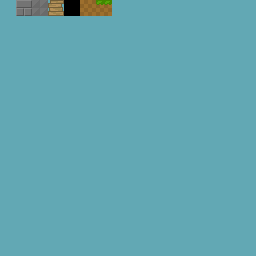

This is a level from a 2D game, rendered from its Tiled map with the project's own tilesets. A one-line summary and the complete map file follow:
An orthogonal 16x16 tile map with 16x16 px tiles, 3 tile layers (bg0, bg1, bg2).

<map version="1.4" tiledversion="1.4.2" orientation="orthogonal" renderorder="right-down" compressionlevel="0" width="16" height="16" tilewidth="16" tileheight="16" infinite="0" nextlayerid="6" nextobjectid="1">
 <editorsettings>
  <chunksize width="8" height="8" />
 </editorsettings>
 <tileset firstgid="1" name="block_tiles_reduced" tilewidth="16" tileheight="16" tilecount="8" columns="4">
  <image source="../images/block_tiles_reduced.png" trans="ff00e1" width="64" height="32" />
 </tileset>
 <layer id="3" name="bg0" width="16" height="16">
  <data encoding="csv">
8,8,8,8,8,8,8,8,8,8,8,8,8,8,8,8,
8,8,8,8,8,8,8,8,8,8,8,8,8,8,8,8,
8,8,8,8,8,8,8,8,8,8,8,8,8,8,8,8,
8,8,8,8,8,8,8,8,8,8,8,8,8,8,8,8,
8,8,8,8,8,8,8,8,8,8,8,8,8,8,8,8,
8,8,8,8,8,8,8,8,8,8,8,8,8,8,8,8,
8,8,8,8,8,8,8,8,8,8,8,8,8,8,8,8,
8,8,8,8,8,8,8,8,8,8,8,8,8,8,8,8,
8,8,8,8,8,8,8,8,8,8,8,8,8,8,8,8,
8,8,8,8,8,8,8,8,8,8,8,8,8,8,8,8,
8,8,8,8,8,8,8,8,8,8,8,8,8,8,8,8,
8,8,8,8,8,8,8,8,8,8,8,8,8,8,8,8,
8,8,8,8,8,8,8,8,8,8,8,8,8,8,8,8,
8,8,8,8,8,8,8,8,8,8,8,8,8,8,8,8,
8,8,8,8,8,8,8,8,8,8,8,8,8,8,8,8,
8,8,8,8,8,8,8,8,8,8,8,8,8,8,8,8
</data>
 </layer>
 <layer id="4" name="bg1" width="16" height="16">
  <data encoding="csv">
1,2,3,4,5,6,7,8,0,0,0,0,0,0,0,0,
0,0,0,0,0,0,0,0,0,0,0,0,0,0,0,0,
0,0,0,0,0,0,0,0,0,0,0,0,0,0,0,0,
0,0,0,0,0,0,0,0,0,0,0,0,0,0,0,0,
0,0,0,0,0,0,0,0,0,0,0,0,0,0,0,0,
0,0,0,0,0,0,0,0,0,0,0,0,0,0,0,0,
0,0,0,0,0,0,0,0,0,0,0,0,0,0,0,0,
0,0,0,0,0,0,0,0,0,0,0,0,0,0,0,0,
0,0,0,0,0,0,0,0,0,0,0,0,0,0,0,0,
0,0,0,0,0,0,0,0,0,0,0,0,0,0,0,0,
0,0,0,0,0,0,0,0,0,0,0,0,0,0,0,0,
0,0,0,0,0,0,0,0,0,0,0,0,0,0,0,0,
0,0,0,0,0,0,0,0,0,0,0,0,0,0,0,0,
0,0,0,0,0,0,0,0,0,0,0,0,0,0,0,0,
0,0,0,0,0,0,0,0,0,0,0,0,0,0,0,0,
0,0,0,0,0,0,0,0,0,0,0,0,0,0,0,0
</data>
 </layer>
 <layer id="5" name="bg2" width="16" height="16">
  <data encoding="csv">
0,0,0,0,0,0,0,0,0,0,0,0,0,0,0,0,
0,0,0,0,0,0,0,0,0,0,0,0,0,0,0,0,
0,0,0,0,0,0,0,0,0,0,0,0,0,0,0,0,
0,0,0,0,0,0,0,0,0,0,0,0,0,0,0,0,
0,0,0,0,0,0,0,0,0,0,0,0,0,0,0,0,
0,0,0,0,0,0,0,0,0,0,0,0,0,0,0,0,
0,0,0,0,0,0,0,0,0,0,0,0,0,0,0,0,
0,0,0,0,0,0,0,0,0,0,0,0,0,0,0,0,
0,0,0,0,0,0,0,0,0,0,0,0,0,0,0,0,
0,0,0,0,0,0,0,0,0,0,0,0,0,0,0,0,
0,0,0,0,0,0,0,0,0,0,0,0,0,0,0,0,
0,0,0,0,0,0,0,0,0,0,0,0,0,0,0,0,
0,0,0,0,0,0,0,0,0,0,0,0,0,0,0,0,
0,0,0,0,0,0,0,0,0,0,0,0,0,0,0,0,
0,0,0,0,0,0,0,0,0,0,0,0,0,0,0,0,
0,0,0,0,0,0,0,0,0,0,0,0,0,0,0,0
</data>
 </layer>
</map>
